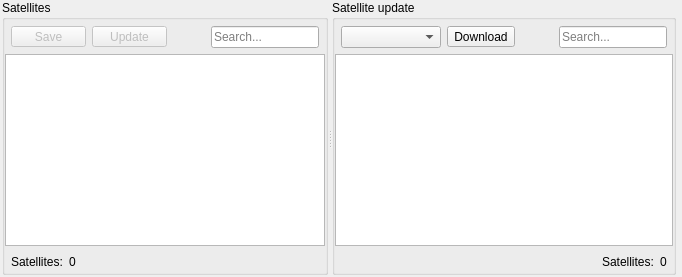
          <widget class="QWidget" name="satellite_page">
           <layout class="QGridLayout" name="satellite_page_layout">
            <property name="leftMargin">
             <number>2</number>
            </property>
            <property name="topMargin">
             <number>0</number>
            </property>
            <property name="rightMargin">
             <number>6</number>
            </property>
            <property name="bottomMargin">
             <number>2</number>
            </property>
            <item row="0" column="0">
             <widget class="QSplitter" name="satellite_splitter">
              <property name="sizePolicy">
               <sizepolicy hsizetype="Expanding" vsizetype="Preferred">
                <horstretch>0</horstretch>
                <verstretch>0</verstretch>
               </sizepolicy>
              </property>
              <property name="orientation">
               <enum>Qt::Horizontal</enum>
              </property>
              <widget class="QGroupBox" name="satellites_group_box">
               <property name="title">
                <string>Satellites</string>
               </property>
               <layout class="QVBoxLayout" name="satellite_group_box_layout">
                <property name="spacing">
                 <number>6</number>
                </property>
                <property name="leftMargin">
                 <number>0</number>
                </property>
                <property name="topMargin">
                 <number>6</number>
                </property>
                <property name="rightMargin">
                 <number>0</number>
                </property>
                <property name="bottomMargin">
                 <number>0</number>
                </property>
                <item>
                 <layout class="QHBoxLayout" name="satellite_top_layout">
                  <property name="leftMargin">
                   <number>6</number>
                  </property>
                  <property name="rightMargin">
                   <number>6</number>
                  </property>
                  <item>
                   <widget class="QToolButton" name="satellite_save_tool_button">
                    <property name="enabled">
                     <bool>false</bool>
                    </property>
                    <property name="minimumSize">
                     <size>
                      <width>75</width>
                      <height>0</height>
                     </size>
                    </property>
                    <property name="text">
                     <string>Save</string>
                    </property>
                   </widget>
                  </item>
                  <item>
                   <widget class="QToolButton" name="satellite_update_tool_button">
                    <property name="enabled">
                     <bool>false</bool>
                    </property>
                    <property name="minimumSize">
                     <size>
                      <width>75</width>
                      <height>0</height>
                     </size>
                    </property>
                    <property name="text">
                     <string>Update</string>
                    </property>
                    <property name="checkable">
                     <bool>true</bool>
                    </property>
                   </widget>
                  </item>
                  <item>
                   <spacer name="satellite_top_spacer">
                    <property name="orientation">
                     <enum>Qt::Horizontal</enum>
                    </property>
                    <property name="sizeHint" stdset="0">
                     <size>
                      <width>40</width>
                      <height>20</height>
                     </size>
                    </property>
                   </spacer>
                  </item>
                  <item>
                   <widget class="QLineEdit" name="satellite_search_edit">
                    <property name="sizePolicy">
                     <sizepolicy hsizetype="Fixed" vsizetype="Fixed">
                      <horstretch>0</horstretch>
                      <verstretch>0</verstretch>
                     </sizepolicy>
                    </property>
                    <property name="placeholderText">
                     <string>Search...</string>
                    </property>
                    <property name="clearButtonEnabled">
                     <bool>true</bool>
                    </property>
                   </widget>
                  </item>
                 </layout>
                </item>
                <item>
                 <widget class="QTreeView" name="satellite_view">
                  <property name="editTriggers">
                   <set>QAbstractItemView::NoEditTriggers</set>
                  </property>
                  <property name="selectionMode">
                   <enum>QAbstractItemView::ContiguousSelection</enum>
                  </property>
                  <property name="horizontalScrollMode">
                   <enum>QAbstractItemView::ScrollPerItem</enum>
                  </property>
                  <attribute name="headerCascadingSectionResizes">
                   <bool>false</bool>
                  </attribute>
                  <attribute name="headerMinimumSectionSize">
                   <number>100</number>
                  </attribute>
                  <attribute name="headerStretchLastSection">
                   <bool>true</bool>
                  </attribute>
                 </widget>
                </item>
                <item>
                 <layout class="QHBoxLayout" name="satellite_botton_layout">
                  <property name="leftMargin">
                   <number>6</number>
                  </property>
                  <property name="rightMargin">
                   <number>6</number>
                  </property>
                  <item>
                   <widget class="QLabel" name="satellite_label">
                    <property name="text">
                     <string>Satellites:</string>
                    </property>
                   </widget>
                  </item>
                  <item>
                   <widget class="QLabel" name="satellite_count_label">
                    <property name="text">
                     <string notr="true">0</string>
                    </property>
                   </widget>
                  </item>
                  <item>
                   <spacer name="satellite_bottom_spacer">
                    <property name="orientation">
                     <enum>Qt::Horizontal</enum>
                    </property>
                    <property name="sizeHint" stdset="0">
                     <size>
                      <width>40</width>
                      <height>20</height>
                     </size>
                    </property>
                   </spacer>
                  </item>
                 </layout>
                </item>
               </layout>
              </widget>
              <widget class="QGroupBox" name="satellite_update_box">
               <property name="sizePolicy">
                <sizepolicy hsizetype="Preferred" vsizetype="Preferred">
                 <horstretch>0</horstretch>
                 <verstretch>0</verstretch>
                </sizepolicy>
               </property>
               <property name="title">
                <string>Satellite update</string>
               </property>
               <layout class="QVBoxLayout" name="satellite_update_box_layout">
                <property name="spacing">
                 <number>6</number>
                </property>
                <property name="leftMargin">
                 <number>0</number>
                </property>
                <property name="topMargin">
                 <number>6</number>
                </property>
                <property name="rightMargin">
                 <number>0</number>
                </property>
                <property name="bottomMargin">
                 <number>0</number>
                </property>
                <item>
                 <layout class="QHBoxLayout" name="satellite_update_top_layout">
                  <property name="leftMargin">
                   <number>6</number>
                  </property>
                  <property name="rightMargin">
                   <number>6</number>
                  </property>
                  <item>
                   <widget class="QComboBox" name="satellite_update_src_box">
                    <property name="sizePolicy">
                     <sizepolicy hsizetype="Preferred" vsizetype="Ignored">
                      <horstretch>0</horstretch>
                      <verstretch>0</verstretch>
                     </sizepolicy>
                    </property>
                    <property name="minimumSize">
                     <size>
                      <width>100</width>
                      <height>0</height>
                     </size>
                    </property>
                    <property name="maximumSize">
                     <size>
                      <width>16777215</width>
                      <height>16777215</height>
                     </size>
                    </property>
                   </widget>
                  </item>
                  <item>
                   <widget class="QToolButton" name="satellite_download_button">
                    <property name="text">
                     <string>Download</string>
                    </property>
                   </widget>
                  </item>
                  <item>
                   <spacer name="satellite_update_top_spacer">
                    <property name="orientation">
                     <enum>Qt::Horizontal</enum>
                    </property>
                    <property name="sizeHint" stdset="0">
                     <size>
                      <width>40</width>
                      <height>20</height>
                     </size>
                    </property>
                   </spacer>
                  </item>
                  <item>
                   <widget class="QLineEdit" name="satellite_update_search_edit">
                    <property name="sizePolicy">
                     <sizepolicy hsizetype="Fixed" vsizetype="Fixed">
                      <horstretch>0</horstretch>
                      <verstretch>0</verstretch>
                     </sizepolicy>
                    </property>
                    <property name="placeholderText">
                     <string>Search...</string>
                    </property>
                    <property name="clearButtonEnabled">
                     <bool>true</bool>
                    </property>
                   </widget>
                  </item>
                 </layout>
                </item>
                <item>
                 <widget class="QListView" name="satellite_update_view">
                  <property name="editTriggers">
                   <set>QAbstractItemView::NoEditTriggers</set>
                  </property>
                  <property name="selectionMode">
                   <enum>QAbstractItemView::SingleSelection</enum>
                  </property>
                  <property name="selectionBehavior">
                   <enum>QAbstractItemView::SelectRows</enum>
                  </property>
                  <property name="resizeMode">
                   <enum>QListView::Fixed</enum>
                  </property>
                 </widget>
                </item>
                <item>
                 <layout class="QHBoxLayout" name="satellite_update_botton_layout">
                  <property name="leftMargin">
                   <number>6</number>
                  </property>
                  <property name="rightMargin">
                   <number>6</number>
                  </property>
                  <item>
                   <spacer name="satellite_update_bottom_spacer">
                    <property name="orientation">
                     <enum>Qt::Horizontal</enum>
                    </property>
                    <property name="sizeHint" stdset="0">
                     <size>
                      <width>40</width>
                      <height>20</height>
                     </size>
                    </property>
                   </spacer>
                  </item>
                  <item>
                   <widget class="QLabel" name="satellite_update_label">
                    <property name="text">
                     <string>Satellites:</string>
                    </property>
                   </widget>
                  </item>
                  <item>
                   <widget class="QLabel" name="satellite_update_count_label">
                    <property name="text">
                     <string notr="true">0</string>
                    </property>
                   </widget>
                  </item>
                 </layout>
                </item>
               </layout>
              </widget>
             </widget>
            </item>
           </layout>
          </widget>
